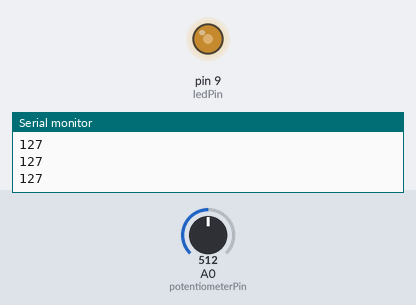
The sketch below on a simulated Arduino Uno, built with avr-gcc and run on an emulated ATmega328P. Shown: output pins drawn as LEDs (lit = HIGH), the last lines printed to the serial monitor. Inputs (shaded band) come from the test bench; at power-on: A0 (potentiometerPin) = 512.

Above: at 1.2 s.
1.3 s: A0 (potentiometerPin) set to 716
At 2.2 s:
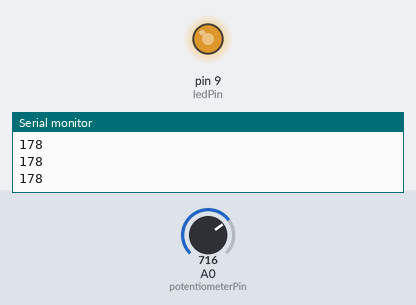
2.8 s: A0 (potentiometerPin) set to 900
At 3.4 s:
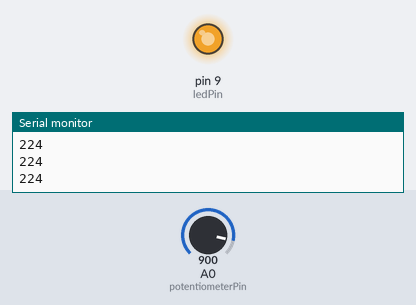
4.3 s: A0 (potentiometerPin) set to 122
At 5.5 s:
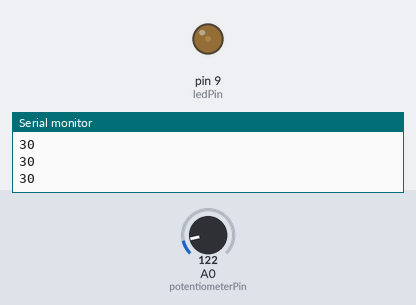
5.8 s: A0 (potentiometerPin) set to 0
At 6.8 s:
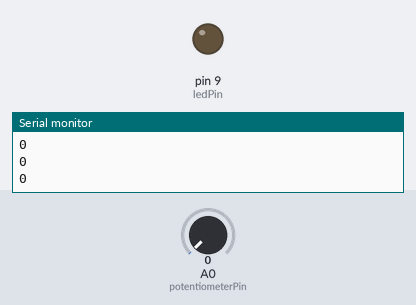
7.3 s: A0 (potentiometerPin) set to 511
At 7.9 s:
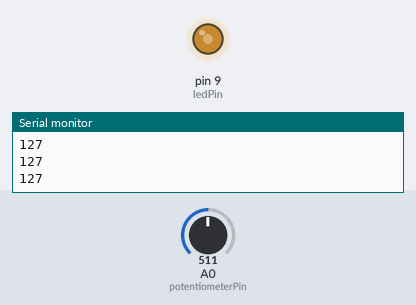
Timing chart, 0 to 9.8 s (numbered marks = the images above; inputs shaded):
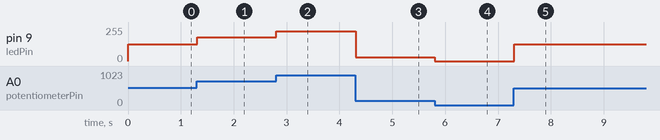

The sketch:

potentiometer_led.ino
```cpp
int potentiometerPin = A0;
int ledPin = 9;
int potVal = 0;
int ledVal = 0;

void setup() {
  Serial.begin(9600);
  pinMode(ledPin, OUTPUT);
}

void loop() {
  potVal = analogRead(potentiometerPin);
  ledVal = map(potVal, 0, 1023, 0, 255);

  Serial.println(ledVal);
  analogWrite(ledPin, ledVal);
}
```

Measured:
- after the input at 1.3 s, pin 9 (ledPin): 127/255 → 178/255 at once
- after the input at 2.8 s, pin 9 (ledPin): 178/255 → 224/255 at once
- after the input at 4.3 s, pin 9 (ledPin): 224/255 → 30/255 at once
- after the input at 5.8 s, pin 9 (ledPin): 30/255 → 0/255 at once
- after the input at 7.3 s, pin 9 (ledPin): 0/255 → 127/255 at once
